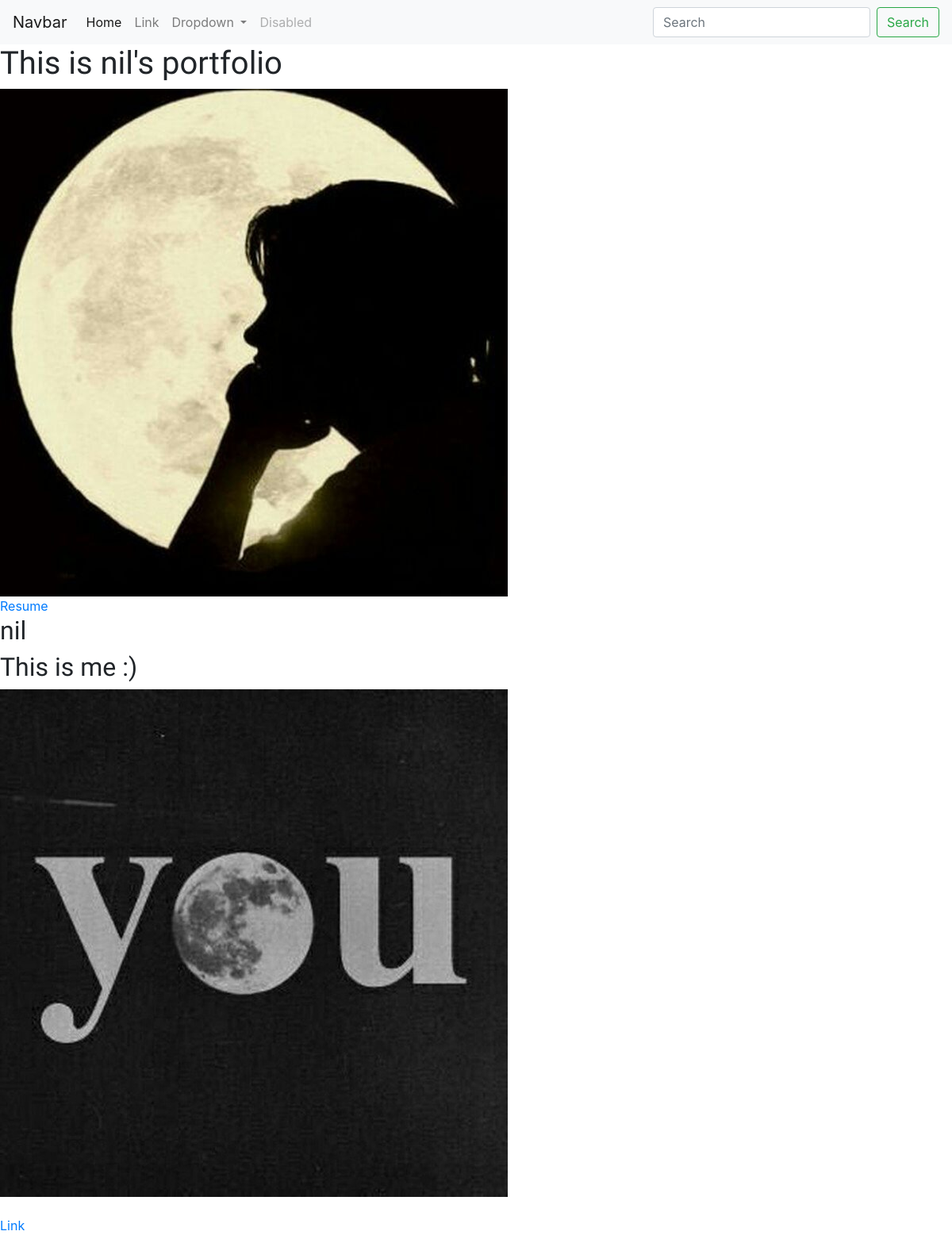
The page / on the database its author committed.
### portfolio/models.py (models this page shows)
class Project(models.Model):
    title = models.CharField(max_length = 100)
    description = models.CharField(max_length=200)
    image = models.ImageField(upload_to = 'portfolio/images/')
    url = models.URLField(blank = True)

### portfolio/views.py (the view)
# urls.py: 2. Add a URL to urlpatterns:  path('', views.home, name='home')
def home(request):
    projects = Project.objects.all()
    return render(request ,'portfolio/home.html' , {'projects': projects})

### portfolio/templates/portfolio/home.html
{% extends 'portfolio/base.html' %}
{% block content %}
<h1>This is nil's portfolio</h1>
{% load static %}
<img src="{% static 'portfolio/ay.jpg' %}">
<br>
<a href = "{% static 'portfolio/maghale.pdf'%}">Resume</a>
{% for project in projects %}
<h2>{{project.title}}</h2>
<h2>{{project.description}}</h2>
<img src="{{project.image.url}}">
{% if project.url%}
<br><br><a href = "{{ project.url }}">Link</a>
{% endif %}
{%endfor%}
{% endblock %}

### portfolio/static/portfolio/custom.css (style rules this page uses)
h1 { font-family: 'Indie Flower', cursive; }
h2 { font-family: 'Indie Flower', cursive; }

### rows shown on the page
Project: title "nil", description "This is me :)", image (picture)
